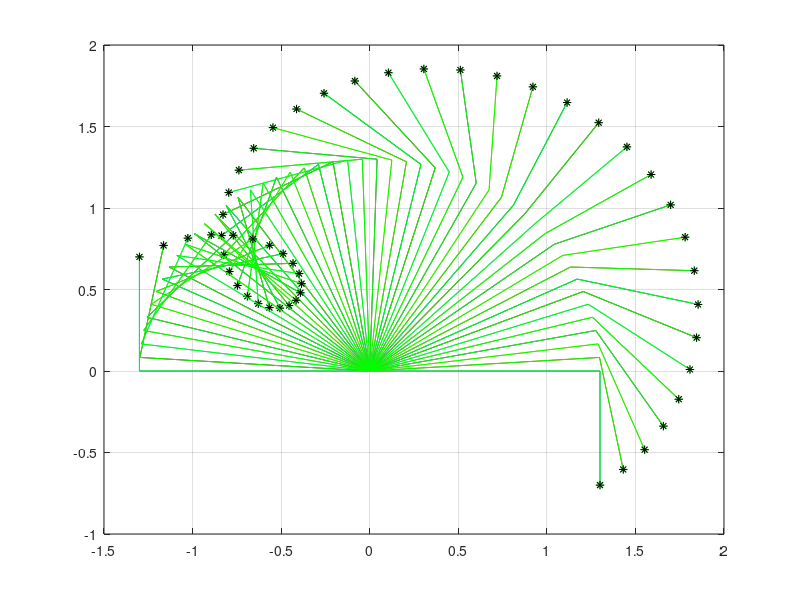

Recreate this plot in MATLAB.
clc
clear all
close all

n = 50;
L_1 = 1.3;
L_2 = 0.7;
alfa_1 = linspace( 0 , pi , n );
alfa_2 = linspace( -pi/2 , 3*pi/2 , n );

x( 2 , : ) = L_1 * cos( alfa_1 ) ;
y( 2 , : ) = L_1 * sin( alfa_1 ) ;

x( 3 , : ) = L_1 * cos( alfa_1 ) + L_2 * cos( alfa_1 + alfa_2 ) ;
y( 3 , : ) = L_1 * sin( alfa_1 ) + L_2 * sin( alfa_1 + alfa_2 ) ;

x( 1 , : ) = 0 ;
y( 1 , : ) = 0 ;

plot( x , y , '-' , x(3,:) , y(3,:) , 'g*');
axis([ -1.5 , 2 , -1 , 2 ]);
grid;
hold;
%%
for i = 1 : n
    plot( x ( : , i ) , y ( : , i ) , '-g');
    plot( x ( 3 , i ) , y ( 3 , i ) , '*k' );
    pause( 0.1 );
end